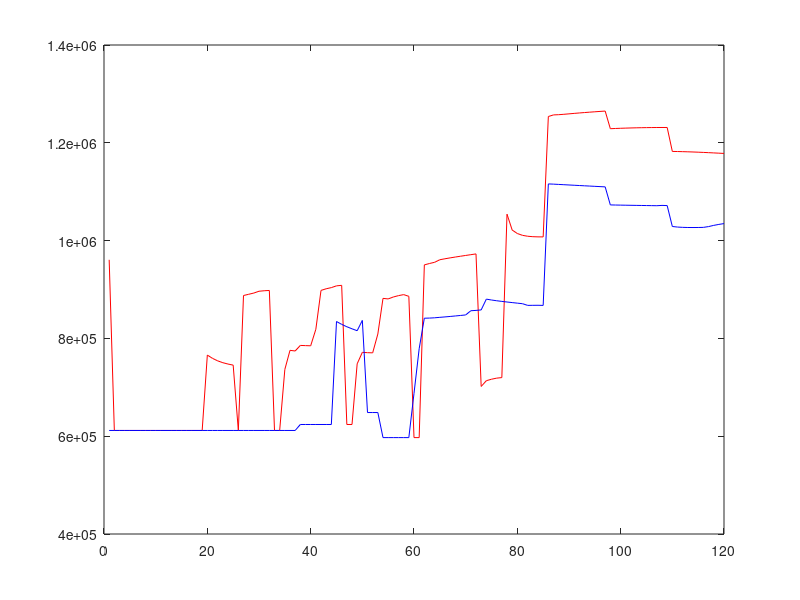

Here is the MATLAB script that generated this plot:
eval = load('logdata_eval.mat')
vanilla = load('logdata_vanilla.mat')


MAXSTEPS = 120
figure(1)
plot(1:MAXSTEPS,eval.logdata(:,1),'r')
hold on
plot(1:MAXSTEPS,vanilla.logdata(:,1),'b')
